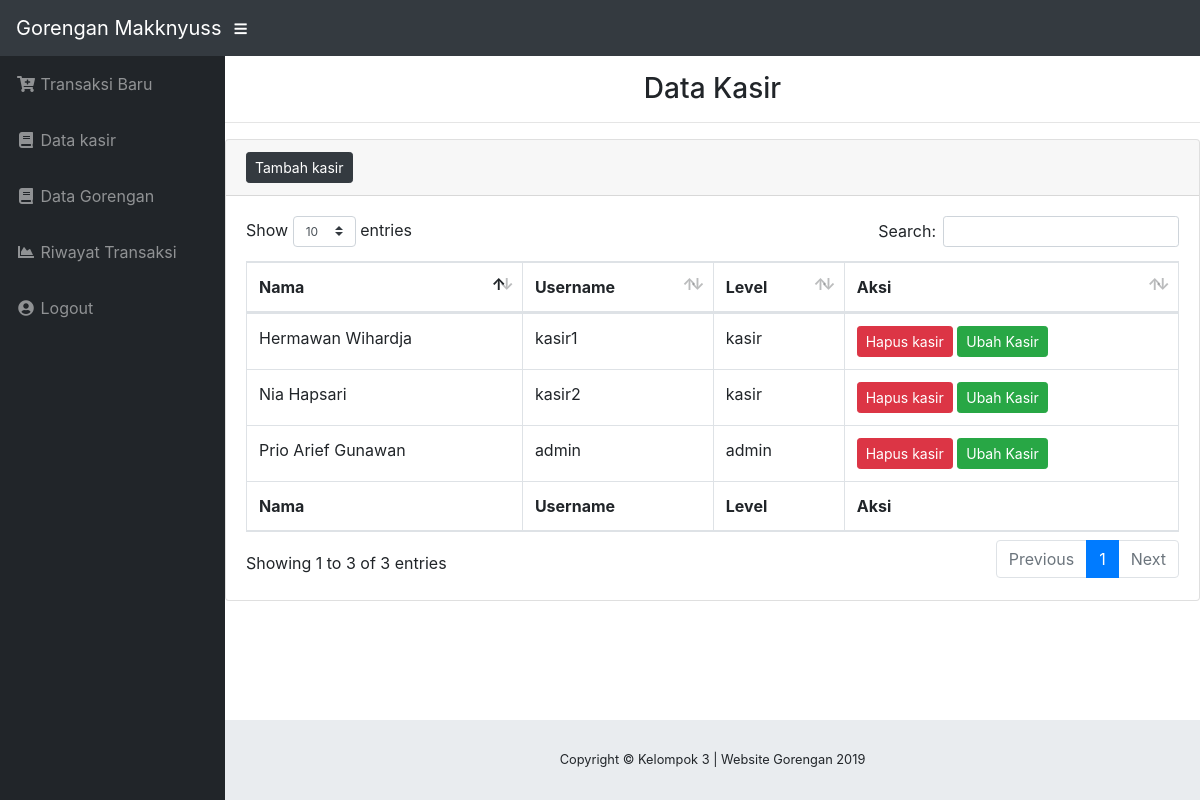
The app's page /datakasir.php (signed in) with its own data.
### tables this page shows
CREATE TABLE `kasir` (
  `id_kasir` varchar(11) NOT NULL,
  `username` varchar(50) NOT NULL,
  `nama` varchar(50) NOT NULL,
  `password` varchar(50) NOT NULL,
  `level` enum('admin','kasir') NOT NULL
);

### datakasir.php (the view, shortened to what this page needs)
<!DOCTYPE html>
<html lang="en">
<head>
    <link href="vendor/bootstrap/css/bootstrap.min.css" rel="stylesheet">
    <link href="vendor/fontawesome-free/css/all.min.css" rel="stylesheet" type="text/css">
    <link href="vendor/datatables/dataTables.bootstrap4.css" rel="stylesheet">
    <link href="css/sb-admin.css" rel="stylesheet">
</head>
<body id="page-top">
    <?php include 'menu.php'; ?>
    <div id="content-wrapper">
        <div class="col-sm-12">
            <h3 class="text-center">Data Kasir</h3>
        </div>
        <hr>
        <div class="card mb-3">
            <div class="card-header">
                <button type="button" class="btn btn-dark btn-sm" data-toggle="modal" data-target="#tambahkasir">
                    Tambah kasir
                </button>
            </div>
            <div class="card-body">
                <div class="table-responsive">
                    <table class="table table-bordered" id="dataTable" width="100%" cellspacing="0">
                        <thead>
                            <tr>
                                <th>Nama</th>
                                <th>Username</th>
                                <th>Level</th>
                                <th>Aksi</th>
                            </tr>
                        </thead>
                        <tfoot>
                            <tr>
                                <th>Nama</th>
                                <th>Username</th>
                                <th>Level</th>
                                <th>Aksi</th>
                            </tr>
                        </tfoot>
                        <tbody>
                            <?php
                            $query = $conn->query("SELECT * FROM kasir");
                            while ($result = $query->fetch_assoc()) {
                            ?>
                            <tr>
                                <td><?= $result['nama']; ?></td>
                                <td><?= $result['username']; ?></td>
                                <td><?= $result['level']; ?></td>
                                <td>
                                    <a href="hapuskasir.php?id=<?= $result['id_kasir']; ?>" class="btn btn-danger btn-sm" onclick="return confirm ('yakin?');">Hapus kasir</a>
                                    <a href="ubahkasir.php?id=<?= $result['id_kasir']; ?>" class="btn btn-success btn-sm">Ubah Kasir</a>
                                </td>
                            </tr>
                            <?php
                            } ?>
                        </tbody>
                    </table>
                </div>
            </div>
        </div>
    </div>
    <?php include 'footer.php'; ?>
    </div>
</body>
</html>

### css/sb-admin.css (style rules this page uses)
html { position: relative; min-height: 100%; }
body { height: 100%; }
#wrapper #content-wrapper { overflow-x: hidden; width: 100%; padding-top: 1rem; padding-bottom: 80px; }
:root { --input-padding-x: 0.75rem; --input-padding-y: 0.75rem; }

### records on screen
kasir: nama "Prio Arief Gunawan", username "admin", level "admin"
kasir: nama "Hermawan Wihardja", username "kasir1", level "kasir"
kasir: nama "Nia Hapsari", username "kasir2", level "kasir"
